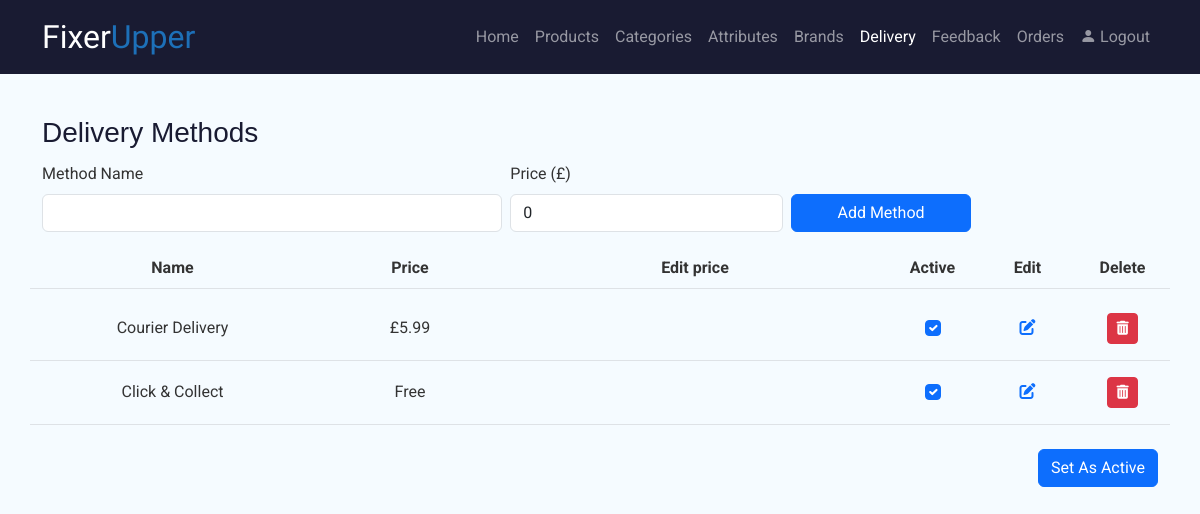
Screenshot of /admin/deliveryMethods.php (signed in) with the database file from the repository.
### tables this page shows
CREATE TABLE `delivery_method` (
  `id` int(11) NOT NULL,
  `title` varchar(255) NOT NULL,
  `price` double NOT NULL,
  `active` tinyint(1) NOT NULL DEFAULT 0
);

### admin/deliveryMethods.php (the view, shortened to what this page needs)
<?php
require_once __DIR__ . '/includes/init.php';
include('./includes/header.php');
$result = $conn->query("
    SELECT id, title, price, active
    FROM delivery_method
    WHERE active != 2
    ORDER BY id DESC
");
?>
<section id="titleSection" class="pt-3 pb-1">
    <div class="container">
        <h1>Delivery Methods</h1>
    </div>
</section>
<section class="pb-4">
    <div class="container">
        <form method="POST">
            <div class="row g-2 align-items-end">
                <div class="col-md-5">
                    <label class="form-label">Method Name</label>
                    <input type="text"
                           name="name"
                           class="form-control"
                           maxlength="255"
                           required>
                </div>
                <div class="col-md-3">
                    <label class="form-label">Price (£)</label>
                    <input type="number"
                           name="price"
                           class="form-control"
                           step="0.01"
                           min="0"
                           value="0">
                </div>
                <div class="col-md-2">
                    <button type="submit"
                            name="add"
                            class="btn btn-primary w-100">
                        Add Method
                    </button>
                </div>
            </div>
        </form>
    </div>
</section>
<section>
    <div class="container">
        <div class="row fw-bold border-bottom pb-2 mb-2 text-center">
            <div class="col-md-3">Name</div>
            <div class="col-md-2">Price</div>
            <div class="col-md-4">Edit price</div>
            <div class="col-md-1">Active</div>
            <div class="col-md-1">Edit</div>
            <div class="col-md-1">Delete</div>
        </div>
        <form method="POST">
            <?php while ($row = $result->fetch_assoc()): ?>
                <div class="row align-items-center py-3 border-bottom text-center">
                    <div class="col-md-3">
                        <?= htmlspecialchars($row['title']) ?>
                    </div>
                    <div class="col-md-2">
                        <?= $row['price'] > 0
                            ? '£' . number_format($row['price'], 2)
                            : 'Free' ?>
                    </div>
                    <div class="col-md-1">
                        <input type="checkbox"
                               name="active_ids[]"
                               value="<?= $row['id'] ?>"
                               class="form-check-input"
                               <?= $row['active'] == 1 ? 'checked' : '' ?>>
                    </div>
                    <div class="col-md-1">
                        <button type="button"
                                class="btn btn-link p-0 text-primary edit-btn"
                                data-id="<?= $row['id'] ?>">
                            <i class="fa-solid fa-pen-to-square"></i>
                        </button>
                    </div>
                    <div class="col-md-1">
                        <button type="submit"
                                name="delete"
                                value="<?= $row['id'] ?>"
                                class="btn btn-danger btn-sm delete-btn"
                                data-confirm="Delete delivery method?">
                            <i class="fa-solid fa-trash-can"></i>
                        </button>
                    </div>
                </div>
            <?php endwhile; ?>
            <div class="text-end mt-4">
                <button type="submit"
                        name="save_active"
                        class="btn btn-primary">
                    Set As Active
                </button>
            </div>
        </form>
    </div>
</section>

### admin/css/style.css (style rules this page uses)
body { font-family: 'Roboto', sans-serif; margin: 0; padding: 0; background: #F5FBFF; color: #333; }
h1 { font-family: 'Montserrat', sans-serif; color: #191b32; font-size: 28px; }
#titleSection { margin-top: 100px; }

### rows the page displays
delivery_method: title "Courier Delivery", price "5.99", active "☑", $row['id'] 2 (drawn)
delivery_method: title "Click & Collect", price "Free", active "☑", $row['id'] 1 (drawn)
